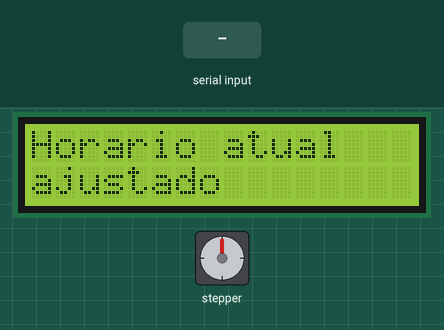
Simulated run of this sketch. Board: Arduino Mega 2560, built with avr-gcc and run on an emulated ATmega2560. On the bench: 16×2 character LCD, stepper motor. The test bench sets the inputs (shaded band). Stepper angles assume 500 steps per turn; what the sketch prints to the serial monitor is not drawn.

Above: at 0.9 s.
1.0 s: "B" received over the second serial link
At 3.8 s:
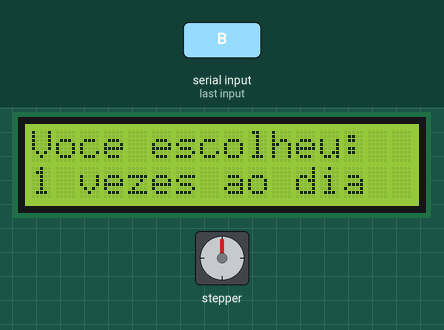
4.0 s: "A" received over the second serial link
7.0 s: "B" received over the second serial link
At 7.9 s:
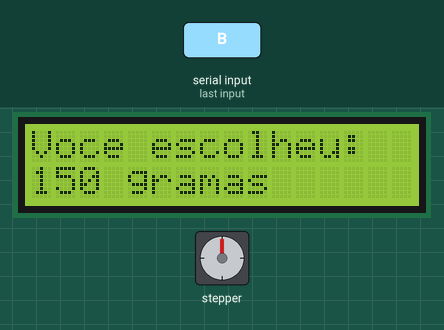
At 10.4 s:
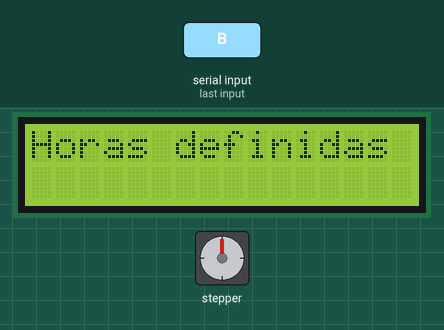
Timing chart, 0 to 23.7 s (numbered marks = the images above; inputs shaded):
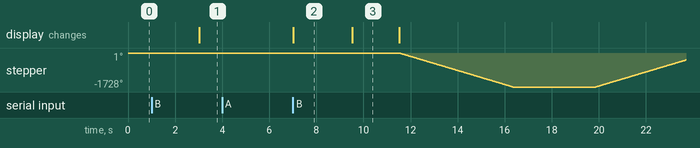

The sketch:

animais_picA.ino
```cpp
#include <LiquidCrystal.h>
#include <Stepper.h>

LiquidCrystal lcd(12,11,10,9,8,7);
const int stepsPerRevolution = 500;
Stepper myStepper1(stepsPerRevolution, 26,28,27,29);
Stepper myStepper2(stepsPerRevolution, 40,44,42,46);

int controle = 0;
int hora_atual[3];
int h[6][3];
int i = 0;
int delay_inic = 150;
int delay_pisca = 250;
const int botao1 = 52;
const int botao2 = 53;
int estado1 = 0;
int estado2 = 0;
int vezes = 1;
int gramas = 50;
int aux = 1;
float aux2 = 0;
int d = 166;
char caractere;

void setup() {

  Serial.begin(9600);
  Serial1.begin(9600);
  pinMode(botao1, INPUT);
  pinMode(botao2, INPUT);
  myStepper1.setSpeed(60);
  myStepper2.setSpeed(60);

  for(i=0;i<3;i++){
    hora_atual[i] = 0;
  }
  for(i=0;i<6;i++){
    h[i][0] = 0;
    h[i][1] = 0;
    h[i][2] = 0;
  }
  lcd.begin(16, 2);
  //Inicializar();
  Hora_atual();
  Qtd_vezes();
  Qtd_comida();
  Hora();

}

void loop() {

  for(i=1;i<=vezes;i++){
    if((hora_atual[0] == h[i][0]) && (hora_atual[1] == h[i][1]) && (hora_atual[2] == h[i][2])){
      lcd.clear();
      lcd.setCursor(0,0);
      lcd.print("Oba!");
      lcd.setCursor(0,1);
      lcd.print("Hora de comer!");
      motorAgua();
      motorComida();
      lcd.clear();
    }
  }

  if((millis() - aux2) > 1000){
    if(hora_atual[2]==59){
      hora_atual[2] = 0;
      hora_atual[1]++;
    }

    else{
      hora_atual[2]++;
    }

    if(hora_atual[1]==60){
      hora_atual[1] = 0;
      hora_atual[0]++;
    }

    if(hora_atual[0]==24){
      hora_atual[0] = 0;
    }

    aux2 = millis();
  }

  lcd.setCursor(0,1);
  lcd.print("Hora: ");
  if(hora_atual[0]<10){
      lcd.setCursor(6,1);
      lcd.print("0");
      lcd.setCursor(7,1);
      lcd.print(hora_atual[0]);
      lcd.setCursor(8,1);
      lcd.print(":");

    }

    else{
      lcd.setCursor(6,1);
      lcd.print(hora_atual[0]);
      lcd.setCursor(8,1);
      lcd.print(":");
    }

    if(hora_atual[1]<10){
      lcd.setCursor(9,1);
      lcd.print("0");
      lcd.setCursor(10,1);
      lcd.print(hora_atual[1]);
      lcd.setCursor(11,1);
      lcd.print(":");
    }

    else{
      lcd.setCursor(9,1);
      lcd.print(hora_atual[1]);
      lcd.setCursor(11,1);
      lcd.print(":");
    }

    if(hora_atual[2]<10){
      lcd.setCursor(12,1);
      lcd.print("0");
      lcd.setCursor(13,1);
      lcd.print(hora_atual[2]);
    }

    else{
      lcd.setCursor(12,1);
      lcd.print(hora_atual[2]);
    }

    lcd.setCursor(0,0);
    lcd.print("Funcionando");
    lcd.setCursor(11,0);
    lcd.print(".");
    delay(d);
    lcd.setCursor(12,0);
    lcd.print(".");
    delay(d);
    lcd.setCursor(13,0);
    lcd.print(".");
    delay(d);
    lcd.setCursor(13,0);
    lcd.print(" ");
    delay(d);
    lcd.setCursor(12,0);
    lcd.print(" ");
    delay(d);
    lcd.setCursor(11,0);
    lcd.print(" ");
    delay(d);


}

void Inicializar(){
  lcd.clear();
  lcd.setCursor(0,0);
  lcd.print("A");
  delay(delay_inic);

  lcd.setCursor(1,0);
  lcd.print("l");
  delay(delay_inic);

  lcd.setCursor(2,0);
  lcd.print("i");
  delay(delay_inic);

  lcd.setCursor(3,0);
  lcd.print("m");
  delay(delay_inic);

  lcd.setCursor(4,0);
  lcd.print("e");
  delay(delay_inic);

  lcd.setCursor(5,0);
  lcd.print("n");
  delay(delay_inic);

  lcd.setCursor(6,0);
  lcd.print("t");
  delay(delay_inic);

  lcd.setCursor(7,0);
  lcd.print("a");
  delay(delay_inic);

  lcd.setCursor(8,0);
  lcd.print("d");
  delay(delay_inic);

  lcd.setCursor(9,0);
  lcd.print("o");
  delay(delay_inic);

  lcd.setCursor(10,0);
  lcd.print("r");
  delay(delay_inic);

  lcd.setCursor(12,0);
  lcd.print("p");
  delay(delay_inic);

  lcd.setCursor(13,0);
  lcd.print("a");
  delay(delay_inic);

  lcd.setCursor(14,0);
  lcd.print("r");
  delay(delay_inic);

  lcd.setCursor(15,0);
  lcd.print("a");
  delay(delay_inic);

  lcd.setCursor(4,1);
  lcd.print("A");
  delay(delay_inic);

  lcd.setCursor(5,1);
  lcd.print("n");
  delay(delay_inic);

  lcd.setCursor(6,1);
  lcd.print("i");
  delay(delay_inic);

  lcd.setCursor(7,1);
  lcd.print("m");
  delay(delay_inic);

  lcd.setCursor(8,1);
  lcd.print("a");
  delay(delay_inic);

  lcd.setCursor(9,1);
  lcd.print("i");
  delay(delay_inic);

  lcd.setCursor(10,1);
  lcd.print("s");
  delay(delay_inic);

  lcd.clear();
  delay(delay_pisca);
  lcd.setCursor(0,0);
  lcd.print("Alimentador para");
  lcd.setCursor(4,1);
  lcd.print("Animais");
  delay(delay_pisca);

  lcd.clear();
  delay(delay_pisca);
  lcd.setCursor(0,0);
  lcd.print("Alimentador para");
  lcd.setCursor(4,1);
  lcd.print("Animais");
  delay(2000);

  lcd.clear();

}

void Hora_atual(){

  lcd.setCursor(0,0);
  lcd.print("Que horas sao?");
  lcd.setCursor(0,1);
  lcd.print("Hora: 00:00:00");
  controle=0;

  //horas
  while(controle==0){
    setHora_atual();
    if(hora_atual[0]<10){
      lcd.setCursor(6,1);
      lcd.print("0");
      lcd.setCursor(7,1);
      lcd.print(hora_atual[0]);
      lcd.setCursor(8,1);
      lcd.print(":");
      lcd.setCursor(8,1);
      lcd.print(" ");
      //delay(100);
      lcd.setCursor(8,1);
      lcd.print(":");
      //delay(100);

    }

    else{
      lcd.setCursor(6,1);
      lcd.print(hora_atual[0]);
      lcd.setCursor(8,1);
      lcd.print(":");
      lcd.setCursor(8,1);
      lcd.print(" ");
      //delay(100);
      lcd.setCursor(8,1);
      lcd.print(":");
      //delay(100);
    }
  }
  controle=0;

  //minutos
  while(controle==0){
    setMinuto_atual();
    if(hora_atual[1]<10){
      lcd.setCursor(9,1);
      lcd.print("0");
      lcd.setCursor(10,1);
      lcd.print(hora_atual[1]);
      lcd.setCursor(11,1);
      lcd.print(":");
      lcd.setCursor(11,1);
      lcd.print(" ");
      //delay(100);
      lcd.setCursor(11,1);
      lcd.print(":");
      //delay(100);
    }

    else{
      lcd.setCursor(9,1);
      lcd.print(hora_atual[1]);
      lcd.setCursor(11,1);
      lcd.print(":");
      lcd.setCursor(11,1);
      lcd.print(" ");
      //delay(100);
      lcd.setCursor(11,1);
      lcd.print(":");
      //delay(100);
    }
  }
  controle = 0;
  lcd.clear();
  lcd.setCursor(0,0);
  lcd.print("Horario atual");
  lcd.setCursor(0,1);
  lcd.print("ajustado");
  delay(2000);
  lcd.clear();
}

void setHora_atual(){
  //estado1 = digitalRead(botao1);
  //estado2 = digitalRead(botao2);
  if (Serial1.available()) { // Verificar se há caracteres disponíveis
       caractere = Serial1.read(); // Armazena caracter lido.
       Serial.print("Char Received =");
       Serial.println(caractere);
  }

  if(caractere == 'A') {
         estado1=1;
         estado2=0;
  }

  else if(caractere == 'B') {
         estado1=0;
         estado2=1;
  }

  else if(caractere == 'X'){
        estado1=0;
        estado2=0;
  }

  if((estado1==1) && (estado2==0)){
    if(hora_atual[0]==23){
      hora_atual[0] = 0;
    }

    else{
      hora_atual[0]++;
    }
  }

  else if((estado1==0) && (estado2==1)){
    controle = 1;
  }
}

void setMinuto_atual(){
  //estado1 = digitalRead(botao1);
  //estado2 = digitalRead(botao2);

  if (Serial1.available()) { // Verificar se há caracteres disponíveis
       caractere = Serial1.read(); // Armazena caracter lido.
       Serial.print("Char Received =");
       Serial.println(caractere);
  }

  if(caractere == 'A') {
         estado1=1;
         estado2=0;
  }

  if(caractere == 'B') {
         estado1=0;
         estado2=1;
  }

  else if(caractere == 'X'){
        estado1=0;
        estado2=0;
  }

  if((estado1==1) && (estado2==0)){
    if(hora_atual[1]==59){
      hora_atual[1] = 0;
    }

    else{
      hora_atual[1]++;
    }
  }

  else if((estado1==0) && (estado2==1)){
    controle = 1;
  }
}

//quantidade de vezes

void Qtd_vezes(){

  lcd.setCursor(0,0);
  lcd.print("Quantas vezes?");
  lcd.setCursor(0,1);
  lcd.print("1 vezes ao dia");
  controle=0;

  while(controle==0){
    setVezes();
    lcd.setCursor(0,1);
    lcd.print(vezes);
  }

  lcd.clear();
  lcd.setCursor(0,0);
  lcd.print("Voce escolheu:");
  lcd.setCursor(0,1);
  lcd.print(vezes);
  lcd.setCursor(2,1);
  lcd.print("vezes ao dia");

  delay(2500);
  lcd.clear();
}

void setVezes(){
  //estado1 = digitalRead(botao1);
  //estado2 = digitalRead(botao2);
  //delay(200);

  if (Serial1.available()) { // Verificar se há caracteres disponíveis
       caractere = Serial1.read(); // Armazena caracter lido.
       Serial.print("Char Received =");
       Serial.println(caractere);
  }

  if(caractere == 'A') {
         estado1=1;
         estado2=0;
  }

  if(caractere == 'B') {
         estado1=0;
         estado2=1;
  }

  else if(caractere == 'X'){
        estado1=0;
        estado2=0;
  }

  if((estado1==1) && (estado2==0)){
    if(vezes==5){
      vezes = 1;
    }

    else{
      vezes++;
    }
  }

  else if((estado1==0) && (estado2==1)){
    controle = 1;
  }
}

//quantidade de comida

void Qtd_comida(){

  lcd.setCursor(0,0);
  lcd.print("Quantas gramas?");
  lcd.setCursor(0,1);
  lcd.print("50 g");
  controle=0;

  while(controle==0){
    setGramas();
    lcd.setCursor(0,1);
    lcd.print(gramas);

    if(gramas<100){
      lcd.setCursor(2,1);
      lcd.print(" g ");
    }
    else if(gramas>=100){
      lcd.setCursor(3,1);
      lcd.print(" g");
    }
  }

  lcd.clear();
  lcd.setCursor(0,0);
  lcd.print("Voce escolheu:");
  lcd.setCursor(0,1);
  lcd.print(gramas);
  lcd.setCursor(4,1);
  lcd.print("gramas");

  delay(2500);
  lcd.clear();
}

void setGramas(){
  //estado1 = digitalRead(botao1);
  //estado2 = digitalRead(botao2);
  //delay(200);

  if (Serial1.available()) { // Verificar se há caracteres disponíveis
       caractere = Serial1.read(); // Armazena caracter lido.
       Serial.print("Char Received =");
       Serial.println(caractere);
  }

  if(caractere == 'A') {
         estado1=1;
         estado2=0;
  }

  if(caractere == 'B') {
         estado1=0;
         estado2=1;
  }

  else if(caractere == 'X'){
        estado1=0;
        estado2=0;
  }

  if((estado1==1) && (estado2==0)){
    if(gramas==150){
      gramas = 50;
    }

    else{
      gramas = gramas + 25;
    }
  }

  else if((estado1==0) && (estado2==1)){
    controle = 1;
  }
}

void Hora(){

  lcd.setCursor(0,0);
  lcd.print("Defina as horas:");
  controle=0;

  //horas
  while(aux<=vezes){
  while(controle==0){
    setHora();
    if(h[aux][0]<10){
      lcd.setCursor(0,1);
      lcd.print("Hora");
      lcd.setCursor(5,1);
      lcd.print(aux);
      lcd.setCursor(6,1);
      lcd.print(": 00:00:00");

      lcd.setCursor(8,1);
      lcd.print("0");
      lcd.setCursor(9,1);
      lcd.print(h[aux][0]);
      lcd.setCursor(10,1);
      lcd.print(":");
      lcd.setCursor(10,1);
      lcd.print(" ");
      //delay(100);
      lcd.setCursor(10,1);
      lcd.print(":");
      //delay(100);

    }

    else{
      lcd.setCursor(8,1);
      lcd.print(h[aux][0]);
      lcd.setCursor(10,1);
      lcd.print(":");
      lcd.setCursor(10,1);
      lcd.print(" ");
      //delay(100);
      lcd.setCursor(10,1);
      lcd.print(":");
      //delay(100);
    }
  }
  controle=0;

  //minutos
  while(controle==0){
    setMinuto();
    if(h[aux][1]<10){
      lcd.setCursor(11,1);
      lcd.print("0");
      lcd.setCursor(12,1);
      lcd.print(h[aux][1]);
      lcd.setCursor(13,1);
      lcd.print(":");
      lcd.setCursor(13,1);
      lcd.print(" ");
      //delay(100);
      lcd.setCursor(13,1);
      lcd.print(":");
      //delay(100);
    }

    else{
      lcd.setCursor(11,1);
      lcd.print(h[aux][1]);
      lcd.setCursor(13,1);
      lcd.print(":");
      lcd.setCursor(13,1);
      lcd.print(" ");
      //delay(100);
      lcd.setCursor(13,1);
      lcd.print(":");
      //delay(100);
    }
  }
  controle=0;
  aux++;
  }
  controle = 0;
  lcd.clear();
  lcd.setCursor(0,0);
  lcd.print("Horas definidas");
  delay(2000);
  lcd.clear();

  Serial1.write('A');
}

void setHora(){
  //estado1 = digitalRead(botao1);
  //estado2 = digitalRead(botao2);

  if (Serial1.available()) { // Verificar se há caracteres disponíveis
        caractere = Serial1.read(); // Armazena caracter lido.
        Serial.print("Char Received =");
       Serial.println(caractere);
  }

  if(caractere == 'A') {
         estado1=1;
         estado2=0;
  }

  if(caractere == 'B') {
         estado1=0;
         estado2=1;
  }

  else if(caractere == 'X'){
        estado1=0;
        estado2=0;
  }


  if((estado1==1) && (estado2==0)){
    if(h[aux][0]==23){
      h[aux][0] = 0;
    }

    else{
      h[aux][0]++;
    }
  }

  else if((estado1==0) && (estado2==1)){
    controle = 1;
  }
}

void setMinuto(){
  //estado1 = digitalRead(botao1);
  //estado2 = digitalRead(botao2);

  if (Serial1.available()) { // Verificar se há caracteres disponíveis
       caractere = Serial1.read(); // Armazena caracter lido.
       Serial.print("Char Received =");
       Serial.println(caractere);
  }

  if(caractere == 'A') {
         estado1=1;
         estado2=0;
  }

  if(caractere == 'B') {
         estado1=0;
         estado2=1;
  }

 else if(caractere == 'X'){
        estado1=0;
        estado2=0;
  }

  if((estado1==1) && (estado2==0)){
    if(h[aux][1]==59){
      h[aux][1] = 0;
    }

    else{
      h[aux][1]++;
    }
  }

  else if((estado1==0) && (estado2==1)){
    controle = 1;
  }
}

void motorComida(){

  if(gramas==50){
    myStepper1.step(-500);
    delay(500);
    myStepper1.step(500);
  }

  else if(gramas==75){
    myStepper1.step(200);
    delay(500);
    myStepper1.step(-200);
  }

  else if(gramas==100){
    myStepper1.step(200);
    delay(500);
    myStepper1.step(-200);
  }

  else if(gramas==125){
    myStepper1.step(200);
    delay(500);
    myStepper1.step(-200);
  }

  else if(gramas==150){
    myStepper1.step(200);
    delay(500);
    myStepper1.step(-200);
  }

}

void motorAgua(){
  for ( i = 0; i<=3; i++)
 {
 myStepper2.step(-600);
 }

 delay(3500);

 for ( i = 0; i<=3; i++)
 {
 myStepper2.step(600);
 }
}
```

Measured:
- after the input at 1.0 s, the display: changes after 2.0 s (image 1)
- after the input at 4.0 s, every drawn part: stays the same
- after the input at 7.0 s, stepper: turns 1728° counter-clockwise in 4.8 s, then 1375° clockwise in 3.8 s; the display: changes at once (image 2)
- what the display in image 2 shows lasts 2.5 s, from 7.0 s to 9.5 s
